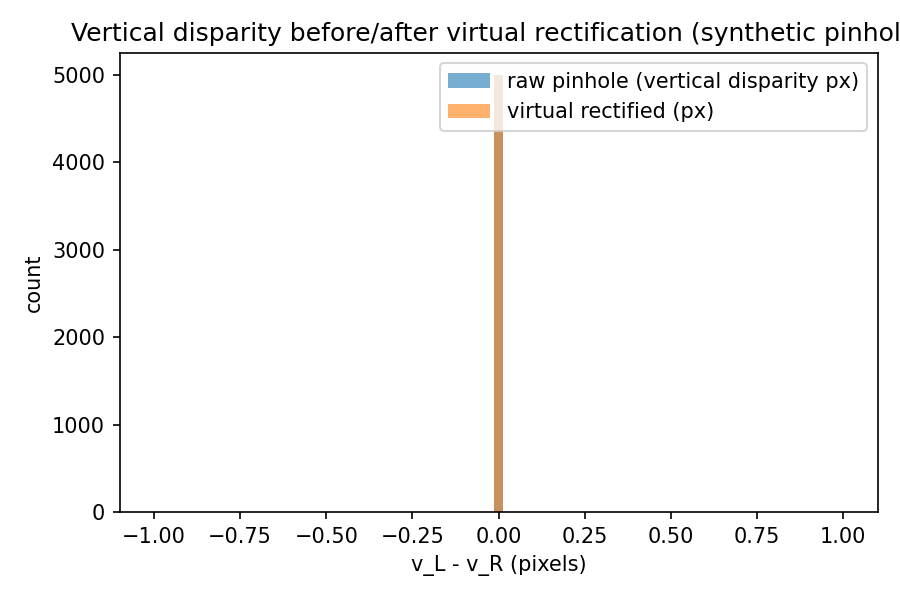
#> input picture docs/assets/virtual_rectify_hist.png, 900 x 600 px
$ python -i run_bic_model_selection.py   (imports and definitions only)   (older library calls are emulated)
#> lines starting #> are read from the running program, lines starting #| are printed output that depends on the picture
### src/stereocomplex/physics/model_selection.py
from __future__ import annotations

from dataclasses import dataclass
from typing import Any

import numpy as np

from stereocomplex.physics.base import PhysicalRayFieldModel
from stereocomplex.physics.central_models import CentralBrownConradyModel, CentralPinholeModel
from stereocomplex.physics.parallel_plate_fit import (
    PinholeParallelPlateModel,
    rayfield_two_plane_residuals,
)


@dataclass(frozen=True)
class PhysicalModelSpec:
    """Specification for one physical candidate to fit or score."""

    name: str
    model_class: type
    initial_parameters: np.ndarray
    bounds: tuple[np.ndarray, np.ndarray] | None = None
    model_kwargs: dict[str, Any] | None = None


@dataclass(frozen=True)
class PhysicalModelFitResult:
    """Fit metrics and optimal parameters for one physical rayfield model."""

    model_name: str
    model: PhysicalRayFieldModel
    success: bool
    message: str
    n_parameters: int
    n_samples: int
    n_residual_scalars: int
    rss: float
    rms_mm: float
    median_mm: float
    p95_mm: float
    support_rms_mm: float
    full_grid_rms_mm: float
    aic: float
    bic: float
    parameter_vector: np.ndarray
    parameter_dict: dict[str, Any]


@dataclass(frozen=True)
class OpticalModelSelectionReport:
    """AIC/BIC/RMS comparison across fitted optical model candidates."""

    target_name: str
    candidates: list[PhysicalModelFitResult]
    best_by_aic: str
    best_by_bic: str
    best_by_rms: str
    warnings: list[str]

    # [15 lines left out: function rows, not called in this run]


@dataclass(frozen=True)
class MultiChannelOpticalModelSelectionReport:
    """Aggregated model-selection report across named camera channels."""

    channel_reports: dict[str, OpticalModelSelectionReport]
    best_by_bic: str
    bic_by_model: dict[str, float]

    # [55 lines left out: functions channel_names, n_channels, rows, aggregate_model_selection_reports, not called in this run]


def reprojection_guard_penalty(
    px_rms: float,
    *,
    threshold_px: float = 1.5,
    n_pixel_observations: int,
    hard_penalty: float = 1.0e6,
    alpha: float = 1.0,
) -> float:
    """Penalty term for models exceeding a pixel reprojection threshold.

    Returns 0 if ``px_rms <= threshold_px``. Otherwise returns a hard
    barrier plus a log-ratio term that ranks non-usable models among
    themselves::

        penalty = hard_penalty + alpha * n_obs * log((px_rms / threshold)^2)

    This is designed to be added to a ray-space BIC to produce an
    operational ``bic_usable`` that enforces a usability constraint.

    Notes
    -----
    This penalty is not a statistical likelihood term. It is an
    operational guard: a model whose direct pixel reprojection RMS is above
    ``threshold_px`` is considered non-usable for calibration, even if it
    explains the rayfield compactly.
    """
    px = float(px_rms)
    if not np.isfinite(px):
        return float(hard_penalty)

    if px <= threshold_px:
        return 0.0

    ratio2 = (px / float(threshold_px)) ** 2
    return float(hard_penalty) + float(alpha) * float(n_pixel_observations) * np.log(
        max(ratio2, 1.0 + 1e-10)
    )


# [507 lines left out: functions usable_bic, _grid_pixels, _residual_norm_stats, _aic_bic, default_physical_model_specs, _make_model and 4 more, not called in this run]


__all__ = [
    "OpticalModelSelectionReport",
    "PhysicalModelFitResult",
    "PhysicalModelSpec",
    "default_physical_model_specs",
    "fit_physical_model_to_rayfield",
    "reprojection_guard_penalty",
    "select_physical_model_from_rayfield",
    "usable_bic",
]

### examples/notebooks/run_bic_model_selection.py
#!/usr/bin/env python3
"""BIC model selection on Pycaso Zernike rayfield.

Fits all physical candidates against the stable Zernike O(0)+d(2) rayfield.
Reuses the pipeline from run_warped_model.py for data loading.
"""

from __future__ import annotations
import json, sys, time, math
from pathlib import Path
import numpy as np
ROOT = Path(__file__).resolve().parent.parent.parent
SRC = ROOT / "src"
sys.path.insert(0, str(SRC))
OUT = ROOT / "docs" / "assets" / "pycaso_real_data"

import cv2
from cv2 import aruco
from stereocomplex.core.rayfield2d import predict_points_rayfield_tps_robust
from stereocomplex.benchmarks.charuco_observation_simulator import CharucoObservationSet
from stereocomplex.benchmarks.rayfield_from_observations import fit_constrained_zernike_rayfield

PYCASO = ROOT / "examples" / "pycaso_data"
LEFT_DIR = PYCASO / "Exemple" / "Images_example" / "left_calibration11"
RIGHT_DIR = PYCASO / "Exemple" / "Images_example" / "right_calibration11"
NCX, NCY, SQR = 16, 12, 0.3
IMG_SIZE = (2048, 2048); W, H = IMG_SIZE
FX = 25600.0
K = np.array([[FX, 0, 1024], [0, FX, 1024], [0, 0, 1]], dtype=np.float64)

dictionary = aruco.getPredefinedDictionary(getattr(aruco, "DICT_6X6_250"))
ocv_board = aruco.CharucoBoard((NCX, NCY), SQR, SQR / 2, dictionary)
# [1 line not run here, left out]
chess3 = ocv_board.getChessboardCorners()
board_ids = ocv_board.getIds().ravel()
board_obj = ocv_board.getObjPoints()
id_to_obj = {int(board_ids[i]): np.asarray(board_obj[i], dtype=np.float64)[:, :2] for i in range(len(board_ids))}

params = aruco.DetectorParameters()
params.cornerRefinementMethod = aruco.CORNER_REFINE_SUBPIX
params.adaptiveThreshWinSizeMin, params.adaptiveThreshWinSizeMax = 3, 75
params.adaptiveThreshWinSizeStep = 4
params.minMarkerPerimeterRate, params.maxMarkerPerimeterRate = 0.005, 0.20
params.polygonalApproxAccuracyRate, params.minCornerDistanceRate = 0.08, 0.02
params.minDistanceToBorder = 1
aruco_det = aruco.ArucoDetector(dictionary, params)
charuco_det = aruco.CharucoDetector(ocv_board)

def abs_det_hessian(gray, sigma=9.0):
#> called with sigma = 9
    f = gray.astype(np.float32)
    if f.max() > 2: f /= 255.0
    f = cv2.GaussianBlur(f, (0, 0), sigmaX=sigma, sigmaY=sigma, borderType=cv2.BORDER_REPLICATE)
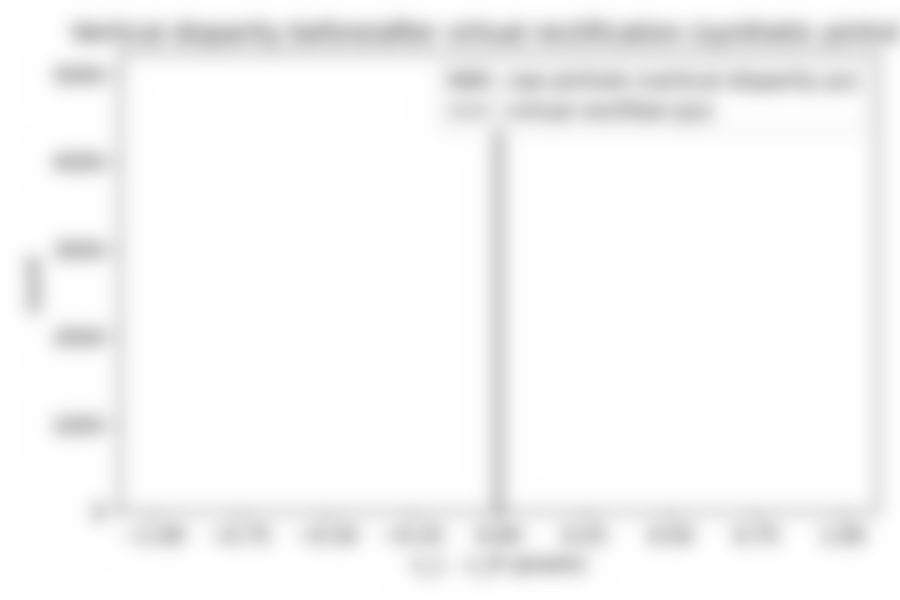
#> f: shape (600, 900) float32; min 0.754, max 1, mean 0.969
    return np.abs(cv2.Sobel(f, cv2.CV_64F, 2, 0, ksize=3)*cv2.Sobel(f, cv2.CV_64F, 0, 2, ksize=3)
                  - cv2.Sobel(f, cv2.CV_64F, 1, 1, ksize=3)**2)
def otsu_mask(r):
    r8 = cv2.normalize(r, None, 0, 255, cv2.NORM_MINMAX).astype(np.uint8)
    _, m = cv2.threshold(r8, 0, 255, cv2.THRESH_BINARY | cv2.THRESH_OTSU); return m
# [24 lines left out: functions blob_barycentre, win_spot_2pass, not called in this run]
def ids_to_grid(ids, ncx=16):
    ids_arr = np.asarray(ids, dtype=np.float32).reshape(-1); nx = ncx - 1
    return np.column_stack([ids_arr % nx, ids_arr // nx]).astype(np.float32)
# [8 lines left out: function fit_affine, not called in this run]
def project_affine(A, ids, ncx=16):
    grid = ids_to_grid(np.asarray(ids, dtype=np.int32).reshape(-1), ncx)
    return (np.column_stack([grid, np.ones(len(grid), dtype=np.float32)])) @ A.T
# [43 lines left out: function complete_corners_hessian, not called in this run]

# [1 line not run here, left out]
# [1 line that did not run here, left out]
# [1 line that did not run here, left out]
# [1 line that did not run here, left out]
denoised_L, denoised_R = [], []
# [19 lines not run here, left out]
obj_pts = chess3.astype(np.float64)
left_pixels = [dn.astype(np.float64) for dn in denoised_L]; right_pixels = [dn.astype(np.float64) for dn in denoised_R]
# [1 line that did not run here, left out]
rvecs, tvecs = [], []
# [3 lines not run here, left out]
# [1 line that did not run here, left out]
t0 = time.time()
# [1 line that did not run here, left out]
# [8 lines not run here, left out]

from stereocomplex.physics.model_selection import (
    select_physical_model_from_rayfield,
    default_physical_model_specs,
    PhysicalModelSpec,
    reprojection_guard_penalty,
)
from stereocomplex.physics.cmo_physical import (
    CMOTelecentricChannelModel,
    CMOWarpedChannelModel,
)

# Build candidate specs
specs = [
    PhysicalModelSpec(
        name="central_pinhole",
        model_class=__import__('stereocomplex.physics.central_models', fromlist=['CentralPinholeModel']).CentralPinholeModel,
        initial_parameters=np.zeros(0, dtype=np.float64),
    ),
    PhysicalModelSpec(
        name="central_brown_conrady",
        model_class=__import__('stereocomplex.physics.central_models', fromlist=['CentralBrownConradyModel']).CentralBrownConradyModel,
        initial_parameters=np.zeros(5, dtype=np.float64),
        bounds=(np.array([-1.0,-1.0,-0.1,-0.1,-1.0]), np.array([1.0,1.0,0.1,0.1,1.0])),
    ),
    PhysicalModelSpec(
        name="pinhole_parallel_plate",
        model_class=__import__('stereocomplex.physics.parallel_plate_fit', fromlist=['PinholeParallelPlateModel']).PinholeParallelPlateModel,
        initial_parameters=np.array([0.0, 0.0, 8.0], dtype=np.float64),
        bounds=(np.array([-30.,-30.,0.]), np.array([30.,30.,50.])),
        model_kwargs={"eta": 1.5, "d1_mm": 80.0},
    ),
    PhysicalModelSpec(
        name="cmo_telecentric",
        model_class=CMOTelecentricChannelModel,
        initial_parameters=np.array([62.0, 65.0, 25.0, 1024., 1024., 62.0, 0.2, 0.06, 0.0, 0.0, 0.0, 0.0], dtype=np.float64),
        model_kwargs={"pixel_pitch_mm": 0.0055},
    ),
    PhysicalModelSpec(
        name="cmo_telecentric_shear",
        model_class=CMOTelecentricChannelModel,
        initial_parameters=np.array([62.0, 65.0, 25.0, 1024., 1024., 62.0, 0.2, 0.06, 0.0, 0.0, 0.0, 0.0, 0.0, 0.0], dtype=np.float64),
        model_kwargs={"pixel_pitch_mm": 0.0055},
    ),
]

# [6 lines that did not run here, left out]

# [9 lines not run here, left out]

# ── Operational BIC with reprojection guard ──
# Pixel RMS values measured in separate evaluation scripts:
#   telecentric_shear: 14.6 px (run_warped_model.py)
#   telecentric (no shear): 27.7 px (notebook section 9)
#   26p aligned CMO: 1.06 px (ablate_se3.py, autopsy_26p.py)
# These are dataset-specific (Pycaso: 10 frames × 165 corners × 2 channels)
from stereocomplex.physics.model_selection import _aic_bic  # noqa: PLC0415

n_px_obs = 3300  # 165 corners × 10 frames × 2 channels
px_rms_known = {
    "cmo_telecentric_shear": 14.6,
    "cmo_telecentric": 27.7,
    "pinhole_parallel_plate": None,
    "central_pinhole": None,
    "central_brown_conrady": None,
}

# Compute 26p BIC using the same residual structure as the other candidates
# (same grid, same n_res, same n_obs — so BIC values are comparable)
rms_26p_mm = 0.002145  # from autopsy_26p.json
# [1 line that did not run here, left out]
# [1 line that did not run here, left out]
# [1 line that did not run here, left out]
px_26p = 1.06  # from ablate_se3.py

# [11 lines not run here, left out]

# 26p aligned model — BIC computed from measured ray RMS, not hardcoded
guard_26p = reprojection_guard_penalty(px_26p, threshold_px=1.5, n_pixel_observations=n_px_obs)
# [4 lines not run here, left out]

# Save
# [3 lines that did not run here, left out]
# [7 lines not run here, left out]

>>> import cv2
>>> picture = cv2.imread('../../docs/assets/virtual_rectify_hist.png', cv2.IMREAD_GRAYSCALE)
>>> result = abs_det_hessian(picture)
